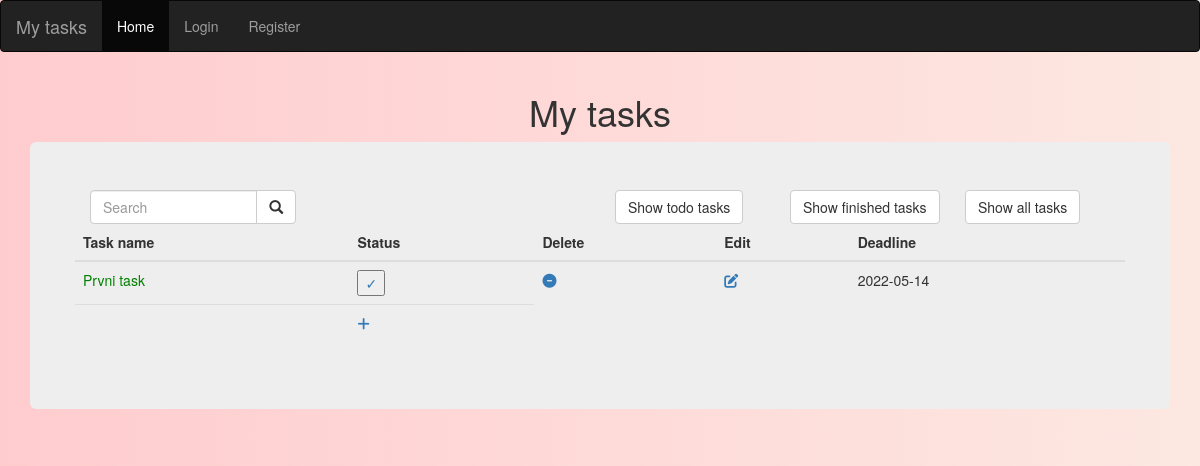
The app's page /show_finished, older data.
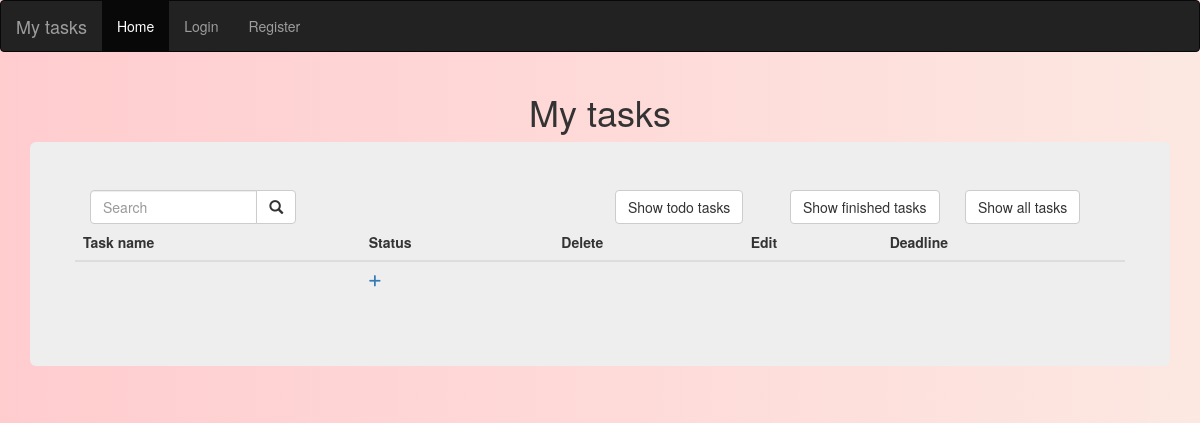
The same page, newer data.
### main.py (models this page shows, shortened)
class Task(db.Model):
    __tablename__ = "tasks"
    id = db.Column(db.Integer, primary_key=True)
    user_id = db.Column(db.Integer, db.ForeignKey("users.id"))
    title = db.Column(db.String(500), unique=True, nullable=False)
    description = db.Column(db.String(500), nullable=False)
    status = db.Column(db.String(20), nullable=False)
    deadline = db.Column(db.String(30), nullable=False)

### main.py (the view)
@app.route('/show_finished', methods=["GET", "POST"])
def show_finished():
    all_tasks = db.session.query(Task).all()
    finished_tasks = [task for task in all_tasks if task.status == "✓"]
    return render_template("index.html", tasks=finished_tasks,
                           current_user=current_user)

### templates/index.html
{% extends "base.html" %}
{% block content %}
<div class="row">
    <div class="col-sm-6">
        <form action="" method="POST">
            <div class="input-group col-xs-5">
                <input type="text" class="form-control" placeholder="Search" name="search">
                <div class="input-group-btn">
                    <button class="btn btn-default" type="submit">
                        <i class="glyphicon glyphicon-search"></i>
                    </button>
                </div>
            </div>
        </form>
    </div>
    <div class="col-sm-2">
        <form action="/show_todo" method="POST">
            <button class="btn btn-default" type="submit">
                Show todo tasks
            </button>
        </form>
    </div>
    <div class="col-sm-2">
        <form action="/show_finished" method="POST">
            <button class="btn btn-default" type="submit">
                Show finished tasks
            </button>
        </form>
    </div>
    <div class="col-sm-2">
        <a href="{{ url_for('home')}}">
            <button class="btn btn-default" type="submit">
                Show all tasks
            </button>
        </a>
    </div>
    <table class="table">
        <thead>
        <tr>
            <th scope="col">Task name</th>
            <th scope="col">Status</th>
            <th scope="col">Delete</th>
            <th scope="col">Edit</th>
            <th scope="col">Deadline</th>
        </tr>
        </thead>
        <tbody>
        {% for task in tasks %}
        <tr>
            <td>
                {% if task.status=="✓": %}
                <a href="{{ url_for('detail', id=task.id) }}" style="color: green">
                    {{task.title}}</a>
                {% else:%}
                <a href="{{ url_for('detail', id=task.id) }}" style="color: black">
                    {{task.title}}</a>
                {% endif %}
            </td>
            <td>
                <a href="{{ url_for('status', id=task.id) }}">
                    <button class="">{{task.status}}</button>
                </a>
            </td>
            <td>
                <a href="{{ url_for('delete', id=task.id) }}"><i class="fa-solid fa-circle-minus "></i></a>
            </td>
            <td>
                <a href="{{ url_for('edit', id=task.id) }}"><i class="fa-solid fa-pen-to-square "></i></a>
            </td>
            <td>
                {{task.deadline}}
            </td>
        </tr>
        {% endfor %}
        <tr>
            <th>
            </th>
            <td>
                <a href="add"><i class="fa-solid fa-plus "></i></a>
            </td>
        </tr>
        </tbody>
    </table>
</div>
{% endblock %}

### templates/base.html (shortened to what this page needs)
<!DOCTYPE html>
<html lang="en">
<head>
    <link rel="stylesheet" href="static/styles.css">
    <link rel="stylesheet"
          href="https://maxcdn.bootstrapcdn.com/bootstrap/3.4.1/css/bootstrap.min.css">
</head>
<body class="my-bg">
<nav class="navbar navbar-inverse">
    <div class="container-fluid">
        <div class="navbar-header">
            <a class="navbar-brand" href="#">My tasks</a>
        </div>
        <ul class="nav navbar-nav">
            <li class="active"><a href="{{ url_for('home')}}">Home</a></li>
            {% if not current_user.is_authenticated: %}
            <li><a href="{{ url_for('login')}}">Login</a></li>
            <li><a href="{{ url_for('register')}}">Register</a></li>
            {% endif %}
        </ul>
    </div>
</nav>
<div class="container ">
    <h1 class="display-3" , style="text-align: center">My tasks</h1>
    <div class="jumbotron my-auto ">
        {% block content %}
        {% endblock %}
    </div>
</div>
</body>
</html>

### static/styles.css (style rules this page uses)
.my-bg { background: #ff9a9e; background: -webkit-linear-gradient(to right, rgba(255, 154, 158, 0.5), rgba(250, 208, 196, 0.5)); background: linear-gradient(to right, rgba(255, 154, 158, 0.5), rgba(250, 208, 196, 0.5)) }

Row changes from the older to the newer data that the page shows:
no longer on this page (row edited): Task: title "Prvni task", status "✓", deadline "2022-05-14"
